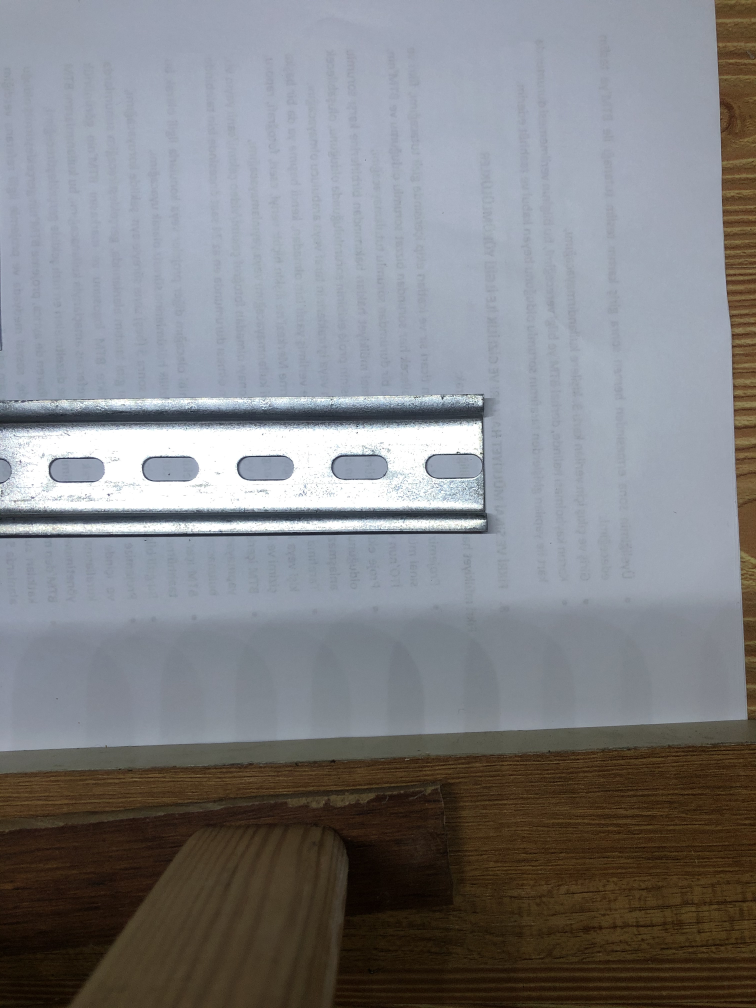
#> input picture bin/ref2.JPG, 3024 x 4032 px (shown at 1/4 size)
$ python measure.py   (older library calls are emulated)
#> lines starting #> are read from the running program, lines starting #| are printed output that depends on the picture; after the words box and inside, x2 and y2 are one past the last pixel; in counts of white or black regions, pixels touching at a corner belong together
from scipy.spatial import distance as dist
from imutils import perspective
from imutils import contours
import numpy as np
import os

import imutils
import cv2


# [136 lines left out: function run, not called in this run]


def p2p(picture):
#> called with picture = 'ref2.JPG'
    global points
    points = []
#> points = []
    try:
        img = cv2.imread(picture)
#> img is the input picture: shape (4032, 3024, 3); mean B, G, R 132.7, 129.4, 128.5
        img =  cv2.cvtColor(img, cv2.COLOR_BGR2GRAY)
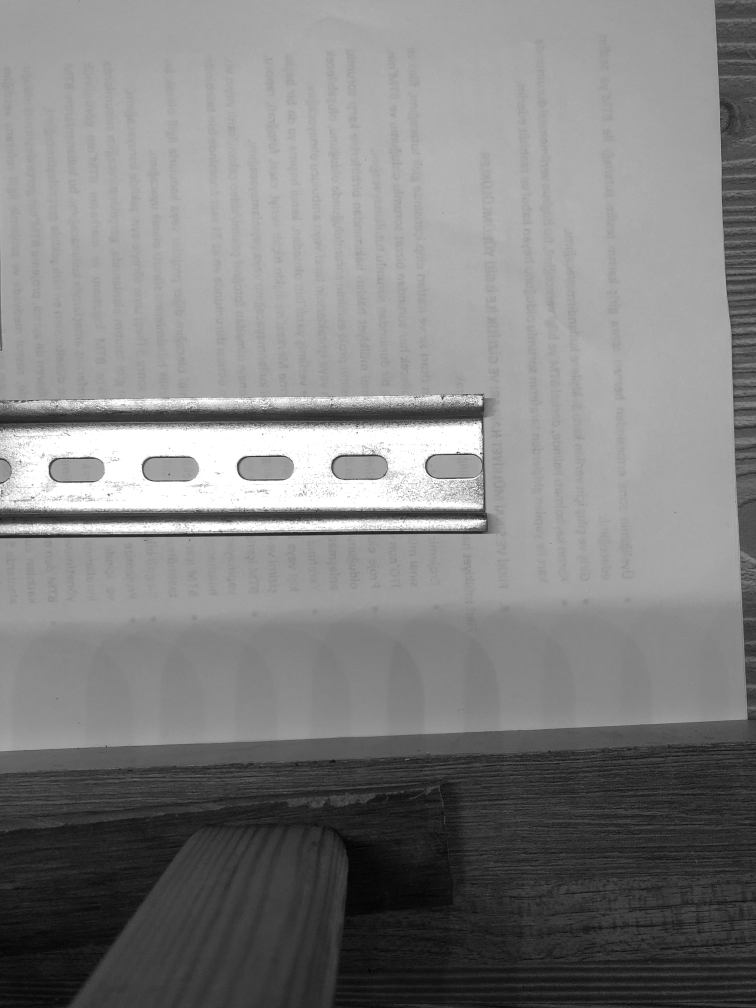
#> img: shape (4032, 3024) (shown at 1/4 size); min 1, max 255, mean 129.5
        # [4 lines of commented-out code are left out]
        img = cv2.GaussianBlur(img, (3,3), 0)
        img = cv2.Canny(img,threshold1=50,threshold2= 150)
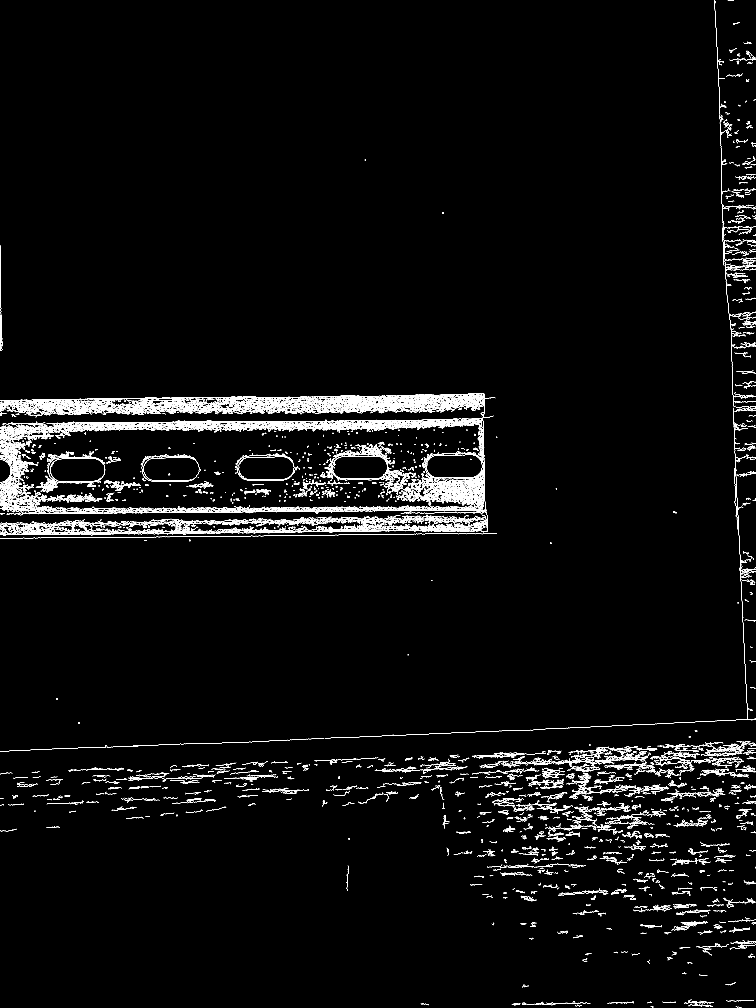
#> img: shape (4032, 3024) (shown at 1/4 size); 1.9% white in thin lines or dots
    except Exception as e:
        print(e)
        img = np.zeros((512, 512, 3), np.uint8)
    # [21 lines left out: function calc_dist, not called in this run]
    cv2.namedWindow('Manual Olcum',cv2.WINDOW_NORMAL)
    cv2.setMouseCallback('Manual Olcum', calc_dist)
    global rad, ix, iy
    ix = 0
    iy = 0
    rad = 0
    while (1):
        cv2.imshow('Manual Olcum', img)

        k = cv2.waitKey(1) & 0xFF
#> (key Esc is pressed here)
        if k == 27:
            break
    cv2.destroyAllWindows()


# [78 lines left out: functions go, selection, not called in this run]


if __name__ == "__main__":
    #run(picture=cv2.imread("./temp/Canny.JPG"), width=30)
    # selection()
    p2p('ref2.JPG')

$ run again, with bin/ref1.JPG copied over bin/ref2.JPG
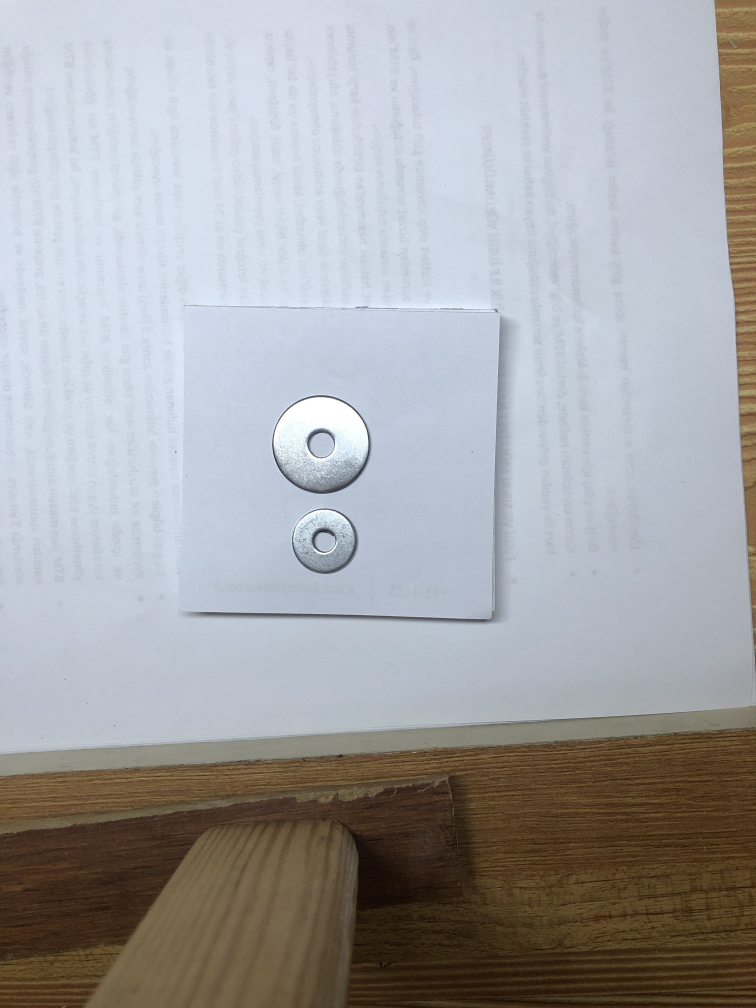
#> input picture bin/ref1.JPG, 3024 x 4032 px (shown at 1/4 size)
#> points = []
#> in p2p, img is the input picture: shape (4032, 3024, 3); mean B, G, R 166.4, 164.4, 163.9
#> in p2p, `img =  cv2.cvtColor(img, cv2.COLOR_BGR2GRAY)`:
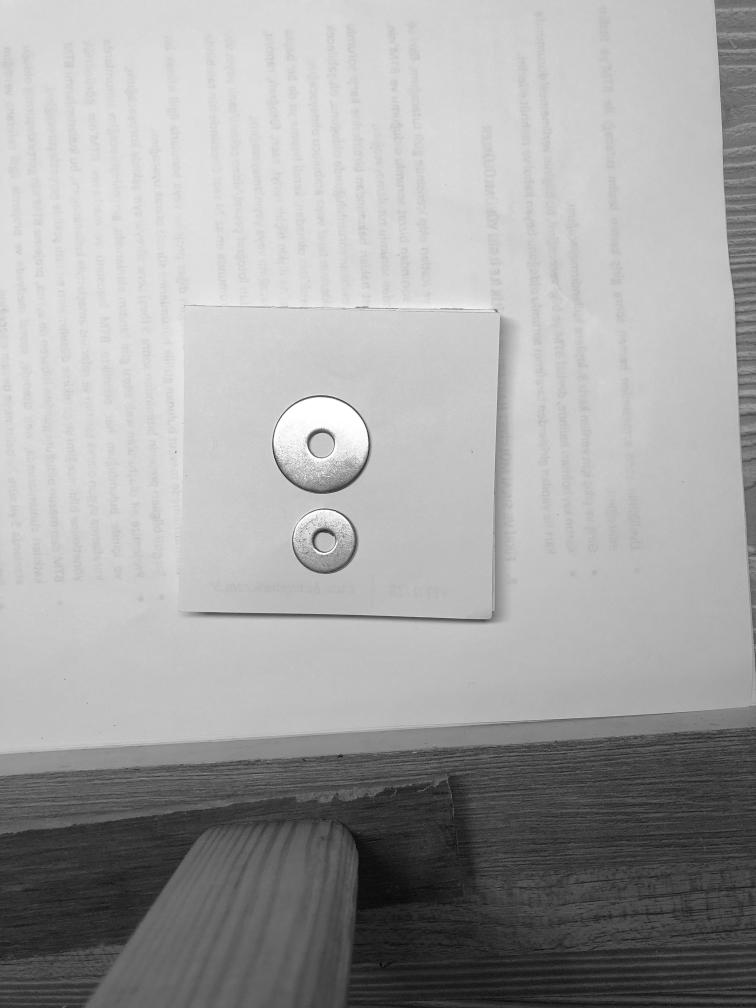
#> img: shape (4032, 3024) (shown at 1/4 size); min 2, max 255, mean 164.4
#> in p2p, `img = cv2.Canny(img,threshold1=50,threshold2= 150)`:
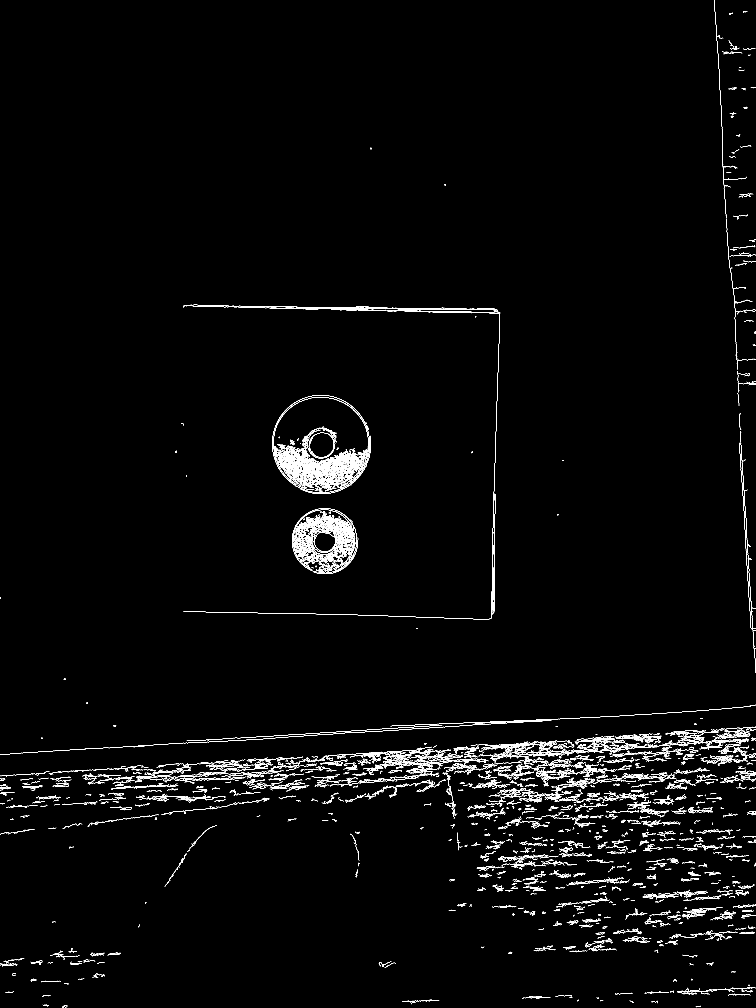
#> img: shape (4032, 3024) (shown at 1/4 size); 1.3% white in thin lines or dots

$ run again, with bin/ref3.JPG copied over bin/ref2.JPG
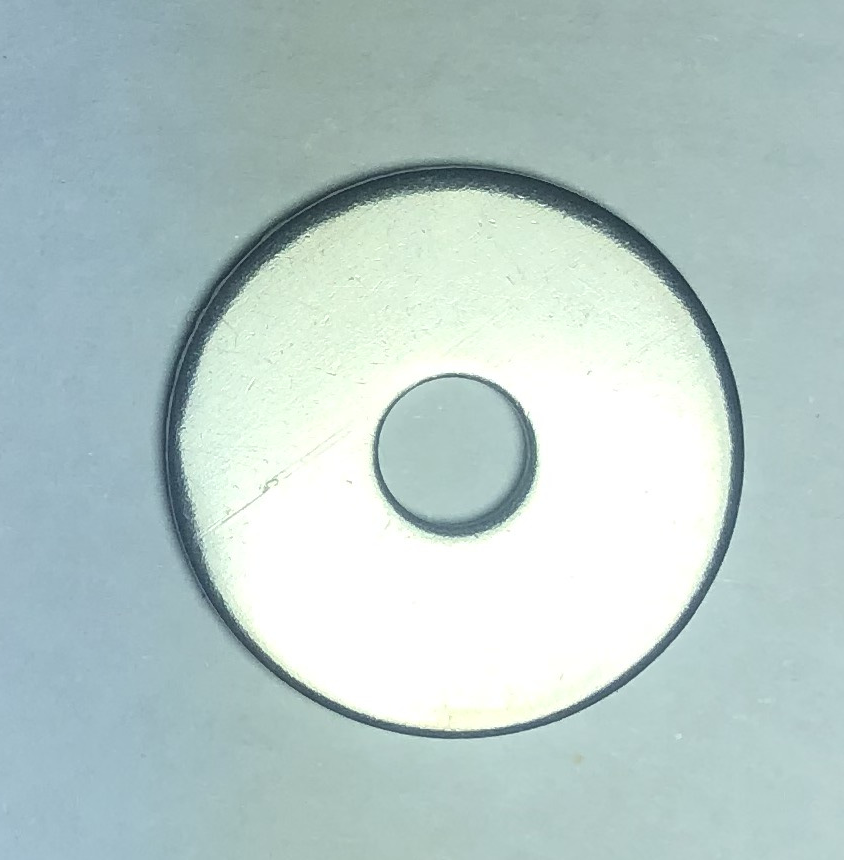
#> input picture bin/ref3.JPG, 844 x 860 px
#> points = []
#> in p2p, img is the input picture: shape (860, 844, 3); mean B, G, R 200.5, 202.1, 182.5
#> in p2p, `img =  cv2.cvtColor(img, cv2.COLOR_BGR2GRAY)`:
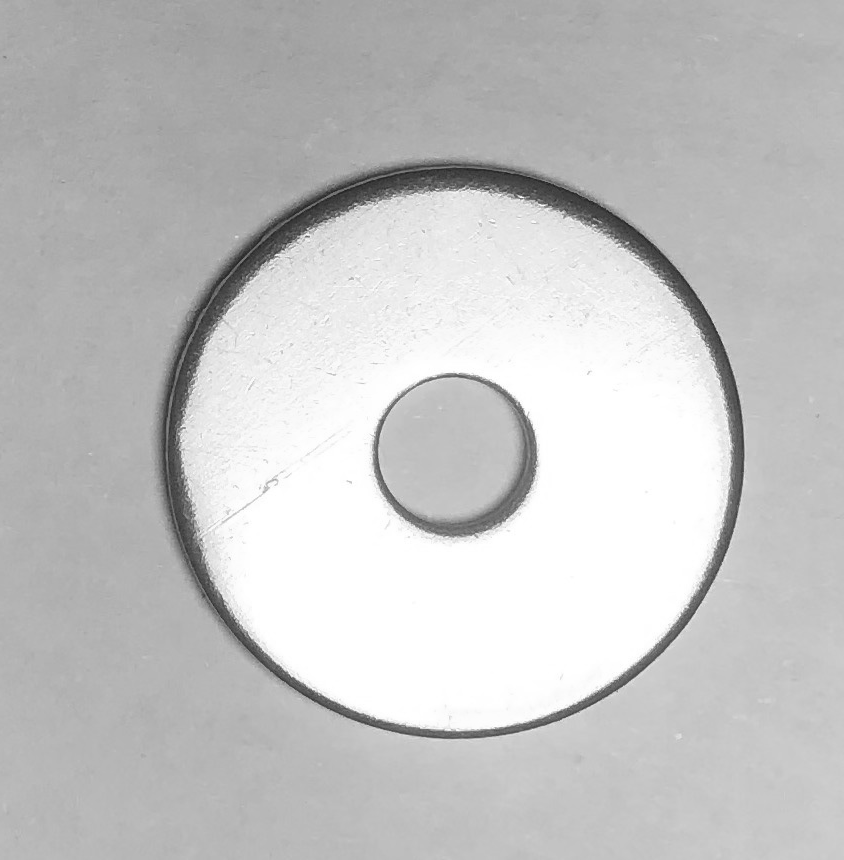
#> img: shape (860, 844); min 30, max 255, mean 196
#> in p2p, `img = cv2.Canny(img,threshold1=50,threshold2= 150)`:
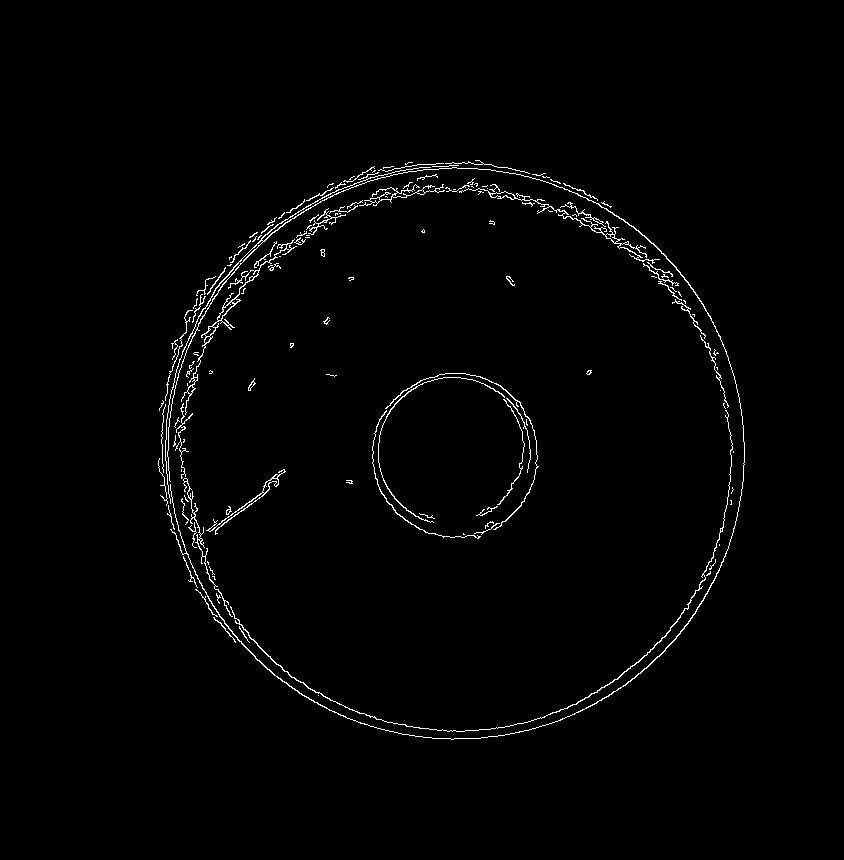
#> img: shape (860, 844); 1.4% white in thin lines or dots, all inside (x1, y1, x2, y2) = (158, 160, 745, 740)
